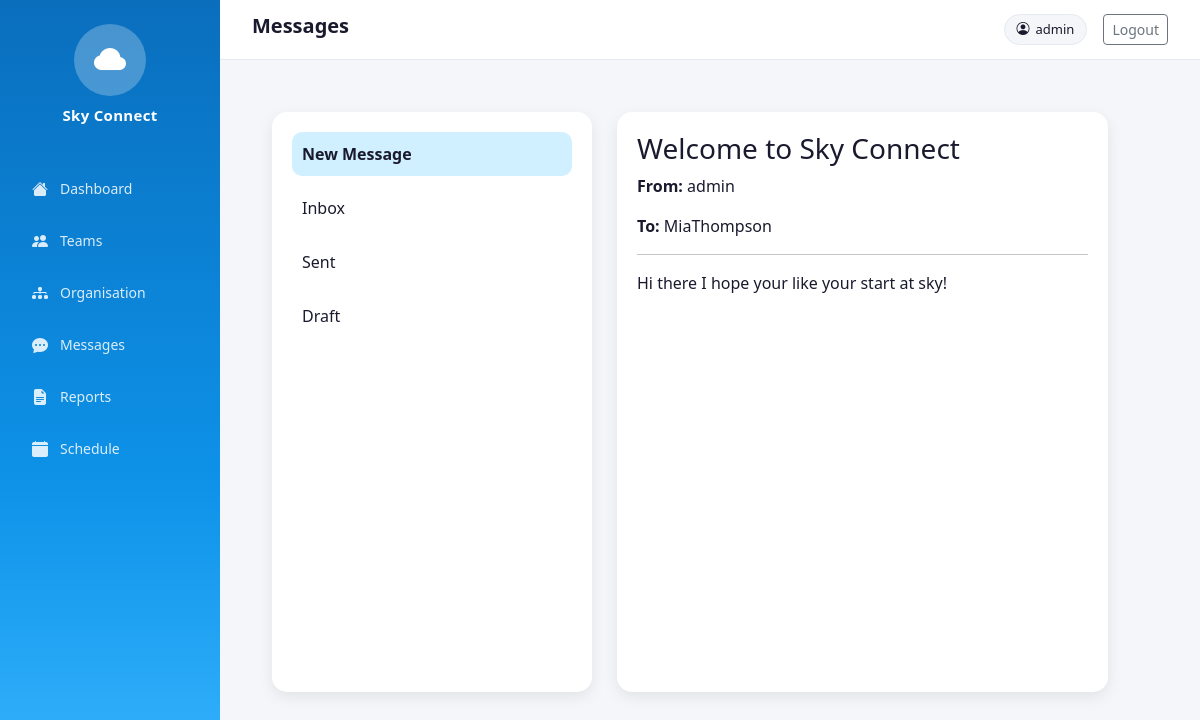
Screenshot of /messages/?message_id=2 (signed in) with the database file from the repository.
### user_messages/models.py (models this page shows, shortened)
class user_messages(models.Model):
    sender = models.ForeignKey(
        User,
        on_delete=models.CASCADE,
        related_name='sent_messages'
    )
    receiver = models.ForeignKey(
        User,
        on_delete=models.CASCADE,
        related_name='received_messages',
        null=True,
        blank=True
    )
    subject = models.CharField(
        max_length=255,
        blank=True,
        null=True
    )
    body = models.TextField(
        blank=True,
        null=True
    )
    created_at = models.DateTimeField(auto_now_add=True)
    is_draft = models.BooleanField(default=False)

### user_messages/views.py (the view, shortened to what this page needs)
# urls.py: path('', messages_page, name='messages'),
@login_required
def messages_page(request):
    inbox = user_messages.objects.filter(receiver=request.user, is_draft=False)
    sent = user_messages.objects.filter(sender=request.user, is_draft=False)
    drafts = user_messages.objects.filter(sender=request.user, is_draft=True)
    message_id = request.GET.get("message_id")
    selected_message = None
    mode = "new"
    if message_id:
        selected_message = user_messages.objects.filter(id=message_id).first()
        if selected_message and (selected_message.sender == request.user or selected_message.receiver == request.user):
            if selected_message.is_draft and selected_message.sender == request.user:
                mode = "edit"
            else:
                mode = "view"
        else:
            selected_message = None
    return render(request, "MessagePage.html", {
        "inbox": inbox,
        "sent": sent,
        "drafts": drafts,
        "selected_message": selected_message,
        "mode": mode,
    })

### user_messages/templates/MessagePage.html (shortened to what this page needs)
{% extends 'base.html' %}
{% load static %}
{% block page_title %}<h1>Messages</h1>{% endblock %}
{% block content %}
<link rel="stylesheet" href="{% static 'css/Messages.css' %}">
<div class="messagesLayout">
    <div class="messagesLeft">
        <div class="messagesCard messagesMenuCard">
            <div class="messagesMenuList">
                <div class="messagesMenuItem activeTab" onclick="switchTab('new', event)">New Message</div>
                <div class="messagesMenuItem" onclick="switchTab('inbox', event)">Inbox</div>
                <div class="messagesMenuItem" onclick="switchTab('sent', event)">Sent</div>
                <div class="messagesMenuItem" onclick="switchTab('draft', event)">Draft</div>
            </div>
        </div>
    </div>
    <div class="messagesRight">
        <div id="right-new" class="messagesCard tabContent">
            {% if mode == "view" %}
                <div>
                    <h3>{{ selected_message.subject }}</h3>
                    <p><strong>From:</strong> {{ selected_message.sender.username }}</p>
                    <p><strong>To:</strong> {{ selected_message.receiver.username }}</p>
                    <hr>
                    <p>{{ selected_message.body }}</p>
                </div>
            {% endif %}
        </div>
    </div>
</div>
{% endblock %}

### templates/base.html (shortened to what this page needs)
{% load static %}
<!DOCTYPE html>
<html lang="en">
<head>
    <link rel="stylesheet" href="https://cdn.jsdelivr.net/npm/bootstrap@5.3.0/dist/css/bootstrap.min.css">
    <link rel="stylesheet" href="https://cdn.jsdelivr.net/npm/bootstrap-icons@1.11.0/font/bootstrap-icons.css">
    <link rel="stylesheet" href="{% static 'css/style.css' %}">
</head>
<body>
<div class="app-wrapper">
    <aside class="sidebar">
        <div class="sidebar-logo">
            <div class="logo-cloud">
                <i class="bi bi-cloud-fill"></i>
            </div>
            <span class="logo-text">Sky Connect</span>
        </div>
        <nav class="sidebar-nav">
            <a href="/dashboard/" class="nav-item {% block nav_dashboard %}{% endblock %}">
                <i class="bi bi-house-fill"></i>
                <span>Dashboard</span>
            </a>
            <a href="/teams/" class="nav-item {% block nav_teams %}{% endblock %}">
                <i class="bi bi-people-fill"></i>
                <span>Teams</span>
            </a>
            <a href="/organisation/" class="nav-item {% block nav_org %}{% endblock %}">
                <i class="bi bi-diagram-3-fill"></i>
                <span>Organisation</span>
            </a>
            <a href="/messages/" class="nav-item {% block nav_messages %}{% endblock %}">
                <i class="bi bi-chat-dots-fill"></i>
                <span>Messages</span>
            </a>
             <a href="/reports/" class="nav-item {% block nav_reports %}{% endblock %}">
                <i class="bi bi-file-earmark-text-fill"></i>
                <span>Reports</span>
            </a>
            <a href="/schedule/" class="nav-item {% block nav_schedule %}{% endblock %}">
                <i class="bi bi-calendar-fill"></i>
                <span>Schedule</span>
            </a>
        </nav>
    </aside>
    <div class="main-area">
        <header class="topbar">
            <div class="topbar-left">
                {% block page_title %}{% endblock %}
            </div>
            <div class="topbar-right">
                {% if user.is_authenticated %}
                    <div class="user-pill">
                        <i class="bi bi-person-circle"></i>
                        <span>{{ user.username }}</span>
                    </div>
                    <a href="/logout/" class="btn btn-sm btn-outline-secondary ms-2">Logout</a>
                {% else %}
                    <a href="/login/" class="btn btn-sm btn-outline-primary me-2">Login</a>
                    <a href="/signup/" class="btn btn-sm btn-primary">Sign Up</a>
                {% endif %}
            </div>
        </header>
        <main class="page-content">
            {% block content %}{% endblock %}
        </main>
    </div>
</div>
</body>
</html>

### static/css/style.css (style rules this page uses)
:root { --sky-blue: #0072ce; --sky-blue-dark: #005aa0; --sky-blue-light: #3399e0; --sidebar-bg: linear-gradient(180deg, #0a6ebd 0%, #0d92e8 60%, #38b6ff 100%); --sidebar-width: 220px; --topbar-height: 60px; --text-dark: #1a1a2e; --text-muted: #6c757d; --bg-light: #f4f6f9; --card-bg: #ffffff; --border-color: #e5e9f0; --active-badge: #22c55e; --inactive-badge: #94a3b8; --restructuring-badge: #f59e0b; --upstream-color: #3b82f6; --downstream-color: #ec4899; }
* { box-sizing: border-box; margin: 0; padding: 0; }
body { font-family: 'Segoe UI', sans-serif; background: var(--bg-light); color: var(--text-dark); }
.app-wrapper { display: flex; min-height: 100vh; }
.sidebar { width: var(--sidebar-width); background: var(--sidebar-bg); display: flex; flex-direction: column; position: fixed; top: 0; left: 0; height: 100vh; z-index: 100; padding: 1.5rem 1rem; }
.sidebar-logo { display: flex; flex-direction: column; align-items: center; margin-bottom: 2.5rem; gap: 8px; }
.logo-cloud { width: 72px; height: 72px; background: rgba(255, 255, 255, 0.25); border-radius: 50%; display: flex; align-items: center; justify-content: center; font-size: 2rem; color: white; }
.logo-text { color: white; font-size: 15px; font-weight: 700; letter-spacing: 0.3px; }
.sidebar-nav { display: flex; flex-direction: column; gap: 8px; }
.nav-item { display: flex; align-items: center; gap: 12px; padding: 10px 16px; border-radius: 12px; color: rgba(255, 255, 255, 0.85); text-decoration: none; font-size: 14px; font-weight: 500; transition: background 0.2s, color 0.2s; }
.nav-item i { font-size: 16px; }
.main-area { margin-left: var(--sidebar-width); flex: 1; display: flex; flex-direction: column; min-height: 100vh; }
.topbar { height: var(--topbar-height); background: white; border-bottom: 1px solid var(--border-color); display: flex; align-items: center; justify-content: space-between; padding: 0 2rem; position: sticky; top: 0; z-index: 50; }
.topbar-left h1 { font-size: 20px; font-weight: 600; color: var(--text-dark); }
.topbar-right { display: flex; align-items: center; gap: 8px; }
.user-pill { display: flex; align-items: center; gap: 6px; background: var(--bg-light); border: 1px solid var(--border-color); padding: 5px 12px; border-radius: 20px; font-size: 13px; font-weight: 500; }
.page-content { padding: 2rem; flex: 1; }

### static/css/Messages.css (style rules this page uses)
.messagesLayout { display: flex; gap: 25px; padding: 20px; width: calc(100% - 40px); box-sizing: border-box; height: calc(100vh - 140px); padding-bottom: 60px; }
.messagesLeft { width: 320px; display: flex; flex-direction: column; flex-shrink: 0; gap: 20px; }
.messagesRight { flex: 1; display: flex; width: 100%; }
.messagesRight .messagesCard { flex: 1; width: 100%; max-width: 100%; }
.messagesLeft, .messagesRight { min-height: 0; }
.messagesCard { background-color: rgba(255,255,255,1); border-radius: 15px; padding: 20px; box-shadow: 0 5px 15px rgba(0,0,0,0.08); }
.messagesMenuCard { display: flex; flex-direction: column; gap: 15px; }
.messagesMenuList { display: flex; flex-direction: column; gap: 10px; }
.messagesMenuItem { padding: 10px; border-radius: 10px; cursor: pointer; }
.messagesLeft, .messagesRight { display: flex; flex-direction: column; }
.messagesRight .messagesCard, .messagesLeft .messagesCard:last-child { flex: 1; overflow-y: auto; }
.activeTab { background-color: rgba(28,179,254,0.2); font-weight: bold; }
.tabContent { animation: fadeIn 0.2s ease; }

### rows the page displays
user_messages: subject "Welcome to Sky Connect", sender.username "admin", receiver.username "MiaThompson", body "Hi there I hope your like your start at sky!"

### other values shown
{{ user.username }} "admin"
